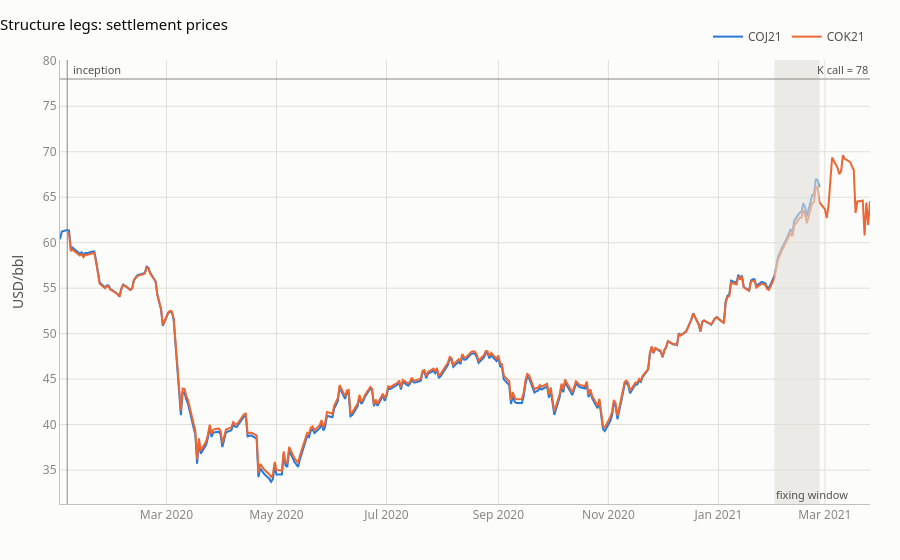

Notebook code cell kept with this figure:
### Markdown cell above
## 5. Futures

### 5.1 The two structure legs

### Code cell
assert settle.loc[pd.Timestamp(INCEPTION), "COJ21"] == F0_APR21
assert settle.loc[pd.Timestamp(INCEPTION), "COK21"] == F0_MAY21
figures["Structure legs"].show()

### Figure 1 — Plotly figure (JSON) as saved in the notebook; plotly's stock layout.template omitted (floating-point values rounded to 4 significant figures; data arrays with more than 128 entries replaced by an {"elided": "..."} marker saying what was removed)
{"data": [{"line": {"color": "#2a78d6", "width": 2}, "mode": "lines", "name": "COJ21", "type": "scatter", "x": {"elided": "299 str values"}, "y": {"elided": "299 float values"}}, {"line": {"color": "#eb6834", "width": 2}, "mode": "lines", "name": "COK21", "type": "scatter", "x": {"elided": "317 str values"}, "y": {"elided": "317 float values"}}], "layout": {"annotations": [{"font": {"color": "#52514e", "size": 11}, "showarrow": false, "text": "fixing window", "x": "2021-02-01", "xanchor": "left", "xref": "x", "y": 0, "yanchor": "bottom", "yref": "y domain"}, {"font": {"color": "#52514e", "size": 11}, "showarrow": false, "text": "K call = 78", "x": 1, "xanchor": "right", "xref": "paper", "y": 78.0, "yanchor": "bottom", "yref": "y"}, {"font": {"color": "#52514e", "size": 11}, "showarrow": false, "text": "inception", "x": "2020-01-06T00:00:00", "xanchor": "left", "xref": "x", "xshift": 4, "y": 1, "yanchor": "top", "yref": "paper"}], "font": {"color": "#52514e", "family": "system-ui, -apple-system, \"Segoe UI\", sans-serif", "size": 12}, "hoverlabel": {"bgcolor": "#fcfcfb", "font": {"color": "#0b0b0b"}}, "hovermode": "x unified", "legend": {"orientation": "h", "x": 1, "xanchor": "right", "y": 1.02, "yanchor": "bottom"}, "margin": {"b": 50, "l": 60, "r": 30, "t": 60}, "paper_bgcolor": "#fcfcfb", "plot_bgcolor": "#fcfcfb", "shapes": [{"fillcolor": "#e1e0d9", "line": {"width": 0}, "opacity": 0.6, "type": "rect", "x0": "2021-02-01", "x1": "2021-02-26", "xref": "x", "y0": 0, "y1": 1, "yref": "y domain"}, {"line": {"color": "#898781", "width": 1}, "type": "line", "x0": 0, "x1": 1, "xref": "paper", "y0": 78.0, "y1": 78.0, "yref": "y"}, {"line": {"color": "#898781", "width": 1}, "type": "line", "x0": "2020-01-06T00:00:00", "x1": "2020-01-06T00:00:00", "xref": "x", "y0": 0, "y1": 1, "yref": "paper"}], "title": {"font": {"color": "#0b0b0b", "size": 15}, "text": "Structure legs: settlement prices", "x": 0, "xanchor": "left"}, "xaxis": {"gridcolor": "#e1e0d9", "linecolor": "#c3c2b7", "showline": true, "tickfont": {"color": "#898781"}, "title": {"font": {"color": "#52514e"}, "text": ""}, "zeroline": false}, "yaxis": {"gridcolor": "#e1e0d9", "linecolor": "#c3c2b7", "tickfont": {"color": "#898781"}, "title": {"font": {"color": "#52514e"}, "text": "USD/bbl"}, "zeroline": false}}}
